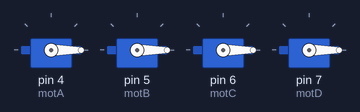
A sketch run on a simulated Arduino Uno, built with avr-gcc and run on an emulated ATmega328P. Shown: 4 × servo.

Above: at 0.1 s.
At 5.1 s:
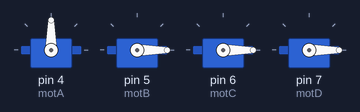
At 6.1 s:
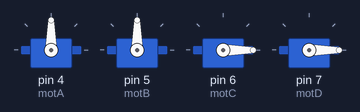
At 7.1 s:
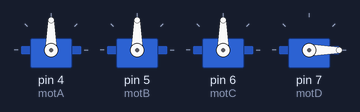
At 8.1 s:
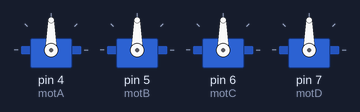
Timing chart, 0 to 9.6 s (numbered marks = the images above):
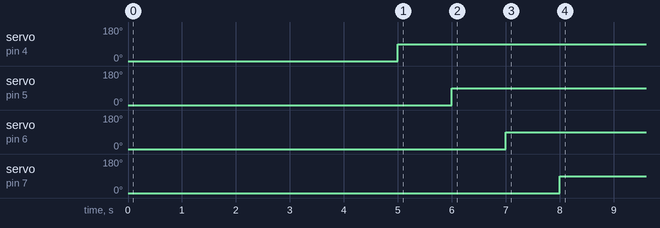

The sketch:

sketch_aug24a.ino
```cpp
#include "Servo.h"


Servo motA;
Servo motB;
Servo motC;
Servo motD;
void setup() {
  // put your setup code here, to run once:

  motA.attach(4, 1000, 2000); // 4번핀 = 모터 A
  motB.attach(5, 1000, 2000); // 5번핀 = 모터 B
  motC.attach(6, 1000, 2000); // 6번핀 = 모터 C
  motD.attach(7, 1000, 2000); // 7번핀 = 모터 D

  motA.write(0); // 모터 A 속도 0
  motB.write(0); // 모터 B 속도 0
  motC.write(0); // 모터 C 속도 0
  motD.write(0); // 모터 D 속도 0

}


void loop() {
  // put your main code here, to run repeatedly:

        delay(5000);
        motA.writeMicroseconds((int)1500);
        delay(1000);
        motB.writeMicroseconds((int)1500);
        delay(1000);
        motC.writeMicroseconds((int)1500);
        delay(1000);
        motD.writeMicroseconds((int)1500);
        delay(1000);
}
```

Measured:
- by itself, servo on pin 4 (motA): 0° → 90° at 5.0 s
- by itself, servo on pin 5 (motB): 0° → 90° at 6.0 s
- by itself, servo on pin 6 (motC): 0° → 90° at 7.0 s
- by itself, servo on pin 7 (motD): 0° → 90° at 8.0 s
